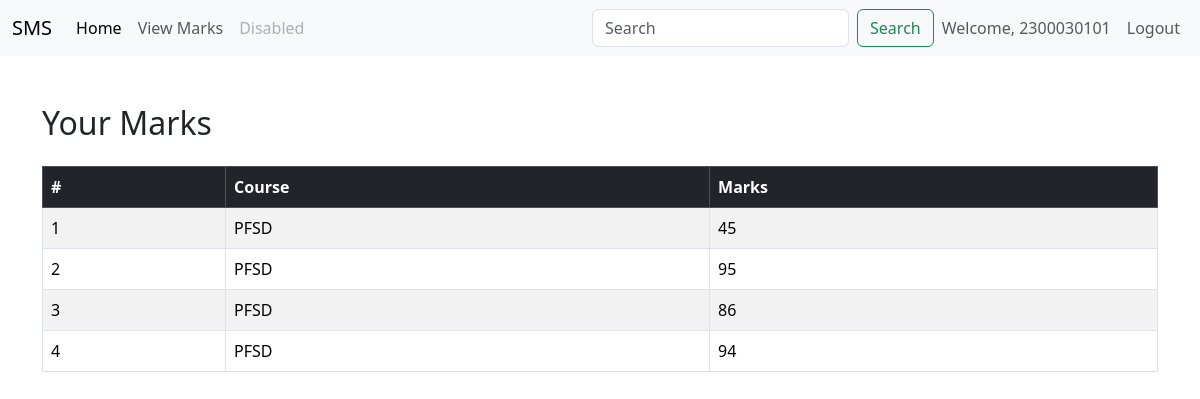
Screenshot of /studentapp/view_marks/ (signed in) with the database file from the repository.
### facultyapp/models.py (models this page shows, shortened)
class PostMarks(models.Model):
    COURSE_CHOICES = [
        ('AOOP', 'Advance Object-Oriented Programming'),
        ('PFSD', 'Python Full Stack Development'),
        ('DBMS', 'Database Management Systems'),
        ('DSA', 'Data Structures and Algorithms'),
        ('AI', 'Artificial Intelligence'),
    ]
    student = models.ForeignKey(StudentList, on_delete=models.CASCADE)
    course = models.CharField(max_length=50, choices=COURSE_CHOICES)
    marks = models.IntegerField()

### studentapp/views.py (the view)
# urls.py: path('view_marks/', views.view_marks, name='view_marks'),
def view_marks(request):
    user = request.user
    try:
        student_user = User.objects.get(username=user.username)
        student = StudentList.objects.get(Register_Number=student_user)
        marks = PostMarks.objects.filter(student=student)  # Changed to PostMarks
        return render(request, "studentapp/view_marks.html", {"marks": marks})
    except StudentList.DoesNotExist:
        return render(request, 'studentapp/no_student_record.html', {'error': 'No student record found'})

### Templates/studentapp/view_marks.html (shortened to what this page needs)
{% extends 'Navbar/StudentNavbar.html' %}
{% load static %}
{% block body %}
<div class="container mt-5">
    {% if marks %}
        <h2 class="mb-4">Your Marks</h2>
        <div class="table-responsive">
            <table class="table table-bordered table-striped">
                <thead class="table-dark">
                    <tr>
                        <th>#</th>
                        <th>Course</th>
                        <th>Marks</th>
                    </tr>
                </thead>
                <tbody>
                    {% for mark in marks %}
                    <tr>
                        <td>{{ forloop.counter }}</td>
                        <td>{{ mark.course }}</td>
                        <td>{{ mark.marks }}</td>
                    </tr>
                    {% endfor %}
                </tbody>
            </table>
        </div>
    {% else %}
        <h2 class="text-danger">No marks available</h2>
    {% endif %}
</div>
{% endblock %}

### Templates/NavBar/StudentNavbar.html (shortened to what this page needs)
<!DOCTYPE html>
<html lang="en">
<head>
    <link href="https://cdn.jsdelivr.net/npm/bootstrap@5.3.3/dist/css/bootstrap.min.css" rel="stylesheet">
</head>
<body>
<nav class="navbar navbar-expand-lg bg-body-tertiary">
    <div class="container-fluid">
        <a class="navbar-brand" href="{% url 'projecthomepage' %}">SMS</a>
        <div class="collapse navbar-collapse" id="navbarSupportedContent">
            <ul class="navbar-nav me-auto mb-2 mb-lg-0">
                <li class="nav-item">
                    <a class="nav-link active" aria-current="page" href="#">Home</a>
                </li>
                <li class="nav-item">
                    <a class="nav-link" href="{% url 'studentapp:view_marks' %}">View Marks</a>
                </li>
                <li class="nav-item">
                    <a class="nav-link disabled" aria-disabled="true">Disabled</a>
                </li>
            </ul>
            <form class="d-flex" role="search">
                <input class="form-control me-2" type="search" placeholder="Search" aria-label="Search">
                <button class="btn btn-outline-success" type="submit">Search</button>
            </form>
        </div>
        <ul class="navbar-nav ms-auto">
            {% if user.is_authenticated %}
                <li class="nav-item">
                    <span class="nav-link">Welcome, {{ user.username }}</span>
                </li>
                <li class="nav-item">
                    <a class="nav-link" href="{% url 'logout' %}">Logout</a>
                </li>
            {% endif %}
        </ul>
    </div>
</nav>
{% block body %}
{% endblock %}
</body>
</html>

### rows the page displays
PostMarks: course "PFSD", marks "45"
PostMarks: course "PFSD", marks "95"
PostMarks: course "PFSD", marks "86"
PostMarks: course "PFSD", marks "94"

### other values shown
{{ user.username }} "2300030101"
